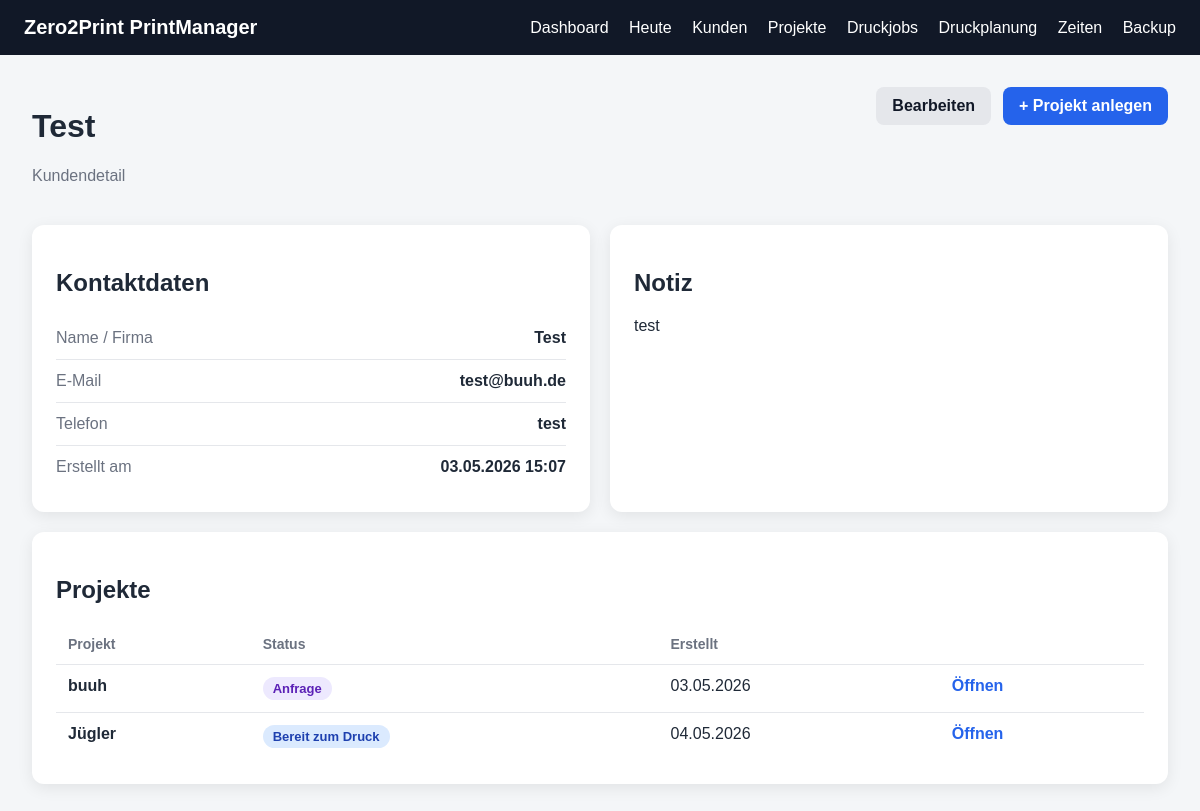
Page /customers/1 on the earlier database version.
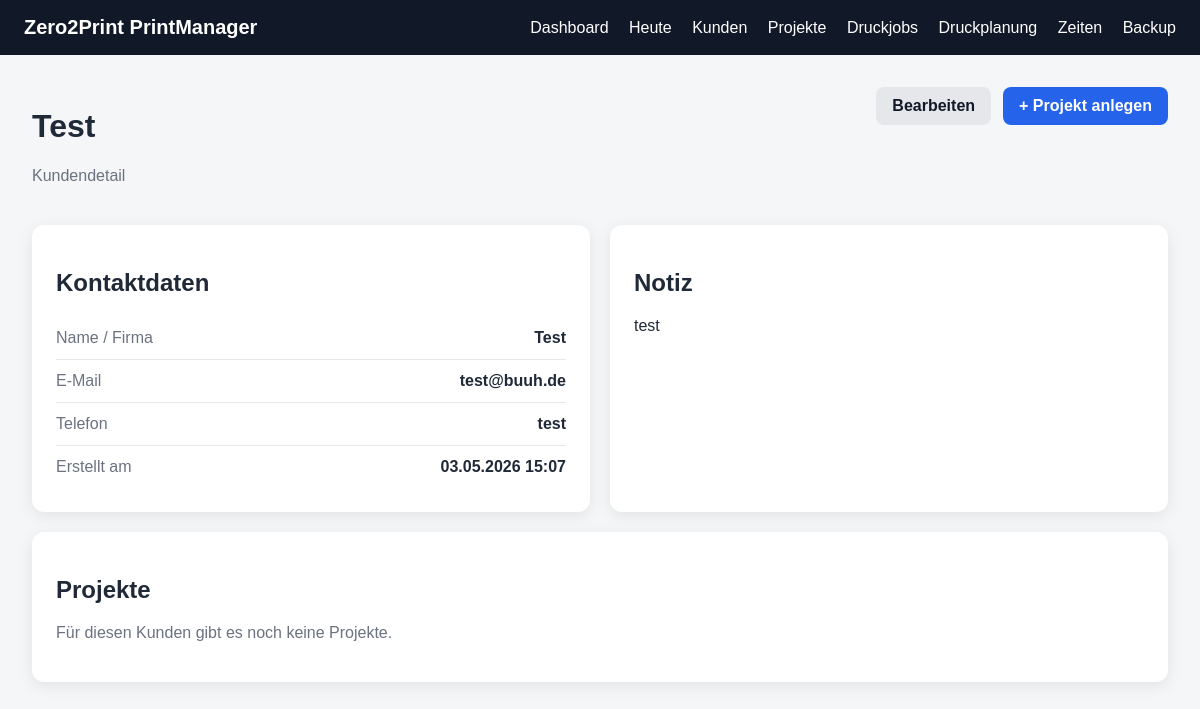
Same page on the later database version.
### app/models.py (models this page shows)
class Project(Base):
    __tablename__ = "projects"
    id = Column(Integer, primary_key=True, index=True)
    customer_id = Column(Integer, ForeignKey("customers.id"), nullable=False)
    name = Column(String, nullable=False)
    description = Column(Text, nullable=True)
    status = Column(String, default="Anfrage")
    deadline = Column(String, nullable=True)
    note = Column(Text, nullable=True)
    created_at = Column(DateTime, default=datetime.utcnow)
    customer = relationship("Customer", back_populates="projects")
    files = relationship(
        "ProjectFile",
        back_populates="project",
        cascade="all, delete-orphan"
    )
    print_jobs = relationship(
        "PrintJob",
        back_populates="project",
        cascade="all, delete-orphan"
    )
    time_entries = relationship(
        "TimeEntry",
        back_populates="project",
        cascade="all, delete-orphan"
    )

### app/routes/customers.py (the view)
@router.get("/{customer_id}")
def customer_detail(
    customer_id: int,
    request: Request,
    db: Session = Depends(get_db)
):
    customer = db.query(Customer).filter(Customer.id == customer_id).first()
    if not customer:
        return templates.TemplateResponse(
            request=request,
            name="not_found.html",
            context={
                "title": "Nicht gefunden",
                "message": "Kunde wurde nicht gefunden."
            },
            status_code=404
        )
    return templates.TemplateResponse(
        request=request,
        name="customer_detail.html",
        context={
            "title": customer.name,
            "customer": customer
        }
    )

### app/templates/customer_detail.html
{% extends "base.html" %}
{% block content %}
<div class="page-header">
    <div>
        <h1>{{ customer.name }}</h1>
        <p class="muted">Kundendetail</p>
    </div>
    <div class="header-actions">
        <a class="btn-secondary" href="/customers/{{ customer.id }}/edit">Bearbeiten</a>
        <a class="btn" href="/projects/new?customer_id={{ customer.id }}">+ Projekt anlegen</a>
    </div>
</div>
<div class="detail-grid">
    <div class="page-card">
        <h2>Kontaktdaten</h2>
        <div class="detail-row">
            <span>Name / Firma</span>
            <strong>{{ customer.name }}</strong>
        </div>
        <div class="detail-row">
            <span>E-Mail</span>
            <strong>{{ customer.email or "-" }}</strong>
        </div>
        <div class="detail-row">
            <span>Telefon</span>
            <strong>{{ customer.phone or "-" }}</strong>
        </div>
        <div class="detail-row">
            <span>Erstellt am</span>
            <strong>{{ customer.created_at.strftime("%d.%m.%Y %H:%M") }}</strong>
        </div>
    </div>
    <div class="page-card">
        <h2>Notiz</h2>
        <p>{{ customer.note or "Keine Notiz vorhanden." }}</p>
    </div>
</div>
<div class="page-card mt">
    <h2>Projekte</h2>
    {% if customer.projects %}
        <table>
            <thead>
                <tr>
                    <th>Projekt</th>
                    <th>Status</th>
                    <th>Erstellt</th>
                    <th></th>
                </tr>
            </thead>
            <tbody>
                {% for project in customer.projects %}
                <tr>
                    <td><strong>{{ project.name }}</strong></td>
                    <td>
                        <span class="status-pill {{ status_class(project.status) }}">
                            {{ project.status }}
                        </span>
                    </td>
                    <td>{{ project.created_at.strftime("%d.%m.%Y") }}</td>
                    <td>
                        <a class="link-btn" href="/projects/{{ project.id }}">Öffnen</a>
                    </td>
                </tr>
                {% endfor %}
            </tbody>
        </table>
    {% else %}
        <p class="muted">Für diesen Kunden gibt es noch keine Projekte.</p>
    {% endif %}
</div>
{% endblock %}

Differences in the rows shown:
removed Project: name "buuh", status "Anfrage", created_at "03.05.2026"
removed Project: name "Jügler", status "Bereit zum Druck", created_at "04.05.2026"
Other differences:
text no longer shown: "Projekt Status Erstellt"
text now shown: "Für diesen Kunden gibt es noch keine Projekte."
